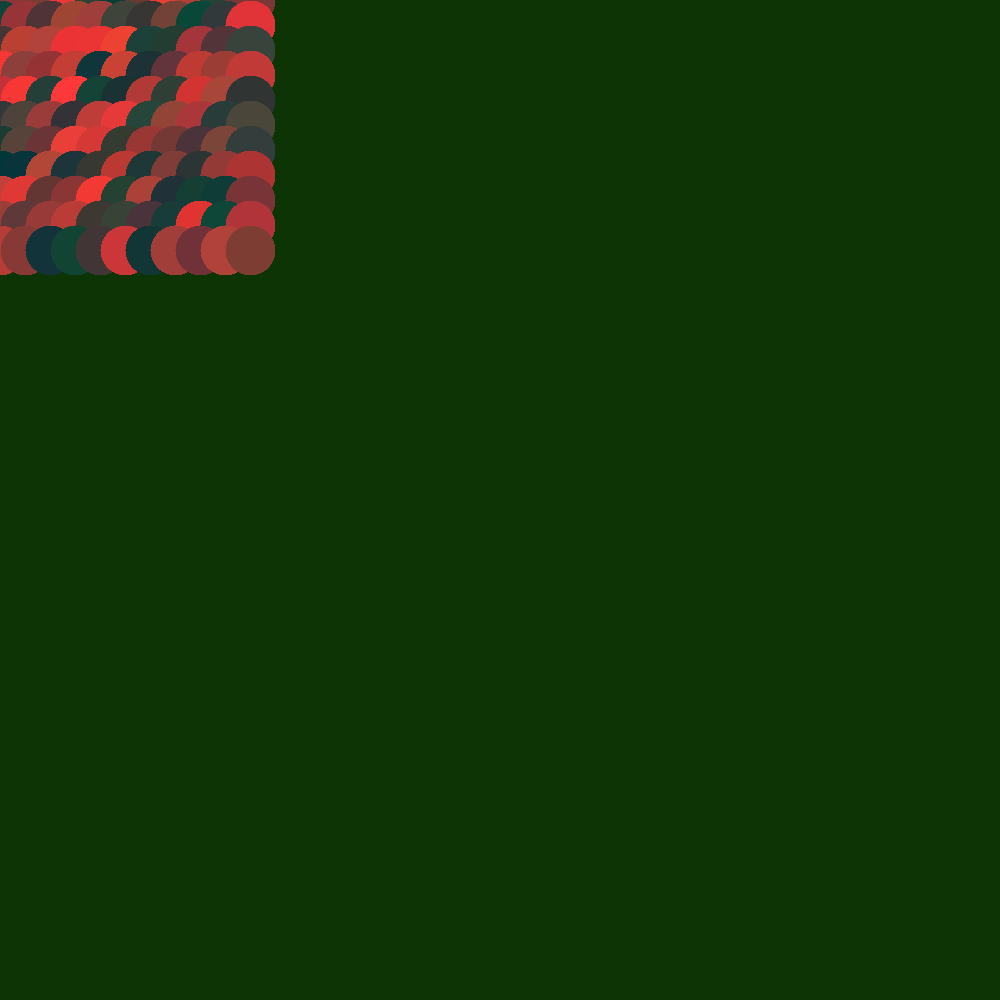
Frame 1 (no input)
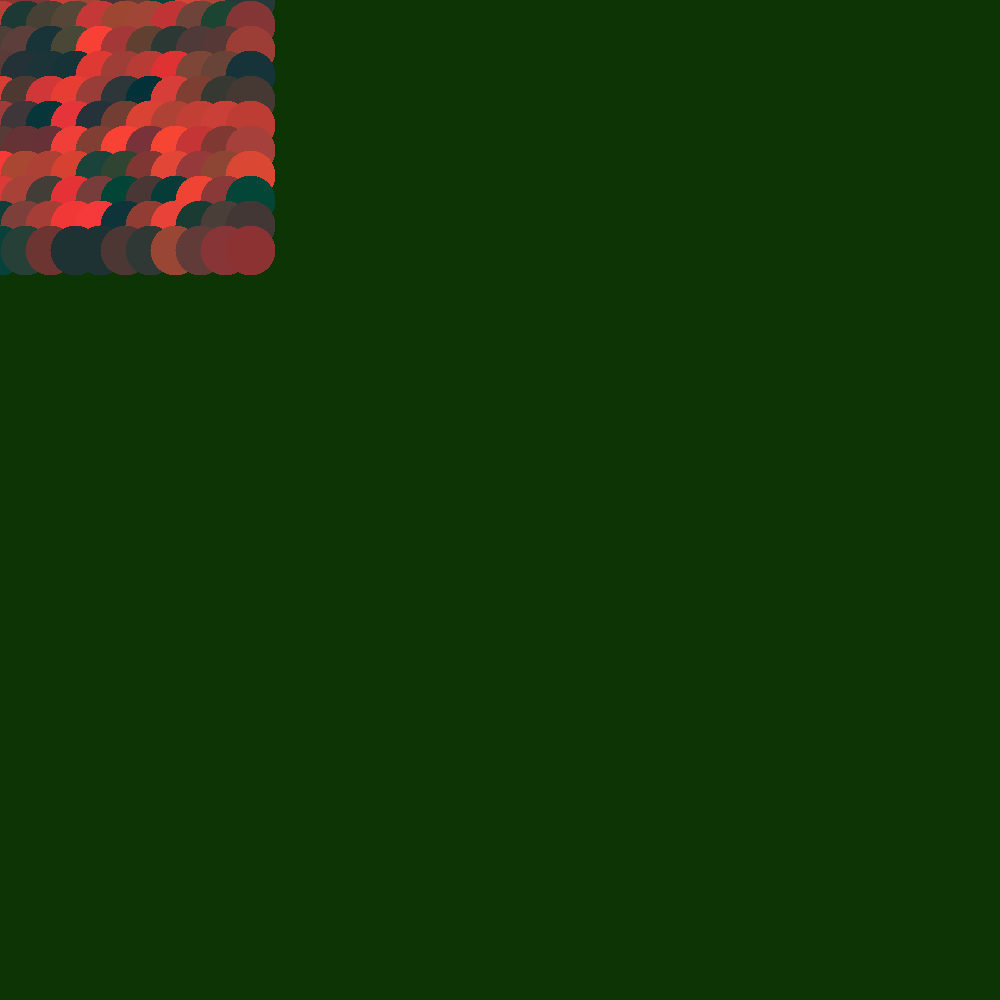
Frame 60 (the mouse pressed at the canvas centre just before this capture)
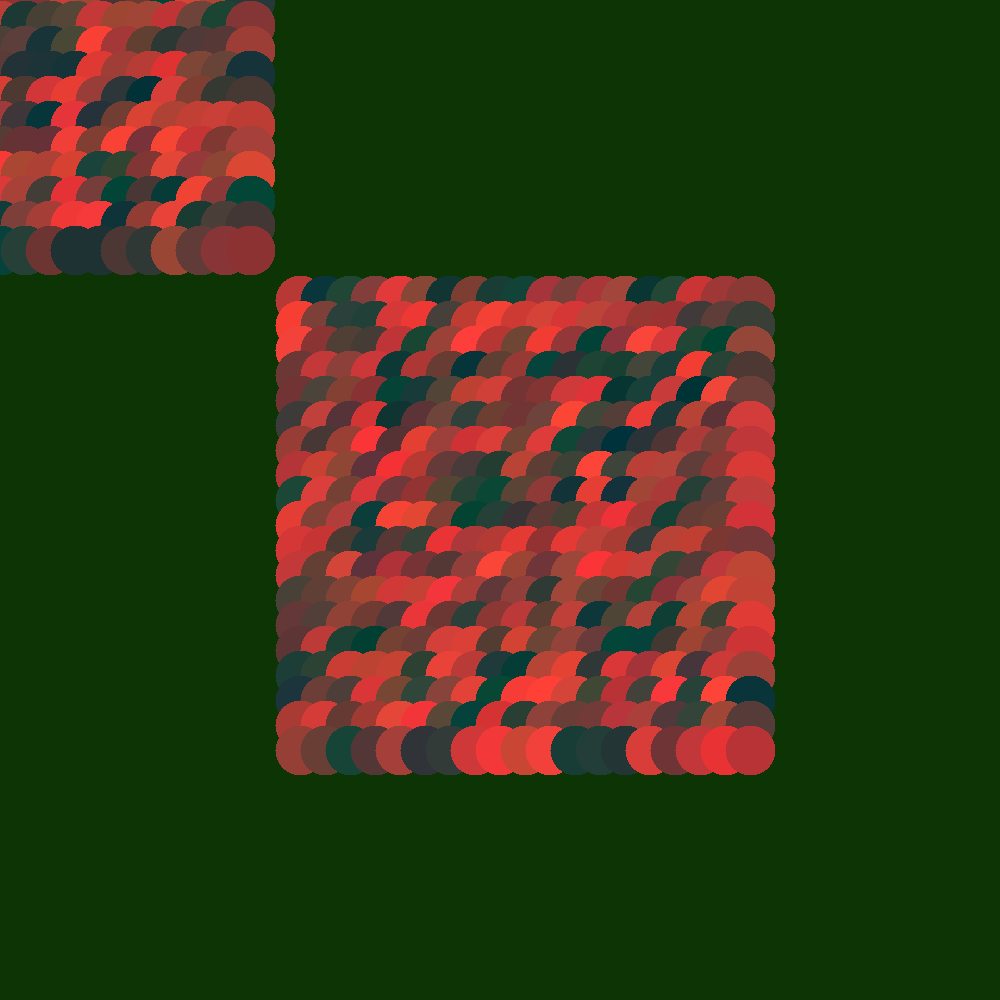
Frame 120 (the mouse held since frame 60 and released just before this capture)

The Processing sketch that drew these frames (run headless with seeded random() and noise(); from frame 60 on, the mouse is pressed at the canvas centre):

// Processing sketch: processing_187451
// ── processing_187451.pde

void setup(){
size(1000, 1000);
background(12,52,5);
noSmooth();
noStroke();
frameRate(6.3);
}

void draw() {
  //background(random(50, 255),random(50, 255),random(50, 255));
  for (int y=50; y<=height-500; y+=25) {
    for (int x=50; x<=width-500; x+=25) {
      fill(random(0, 255),random(50, 72),random(50, 60));
      ellipse(mouseX-250 + x, mouseY-250 + y, 50, 50);
    }
  }

if (mousePressed == true) {
  if (mouseButton == LEFT) {
    background(12,52,5); {
  
} 
}
}

}
